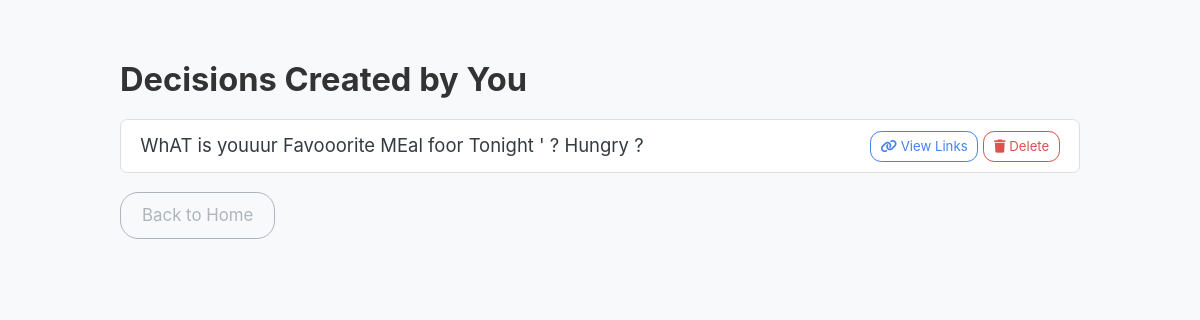
The app's page /creator/Paul-McKay, older data.
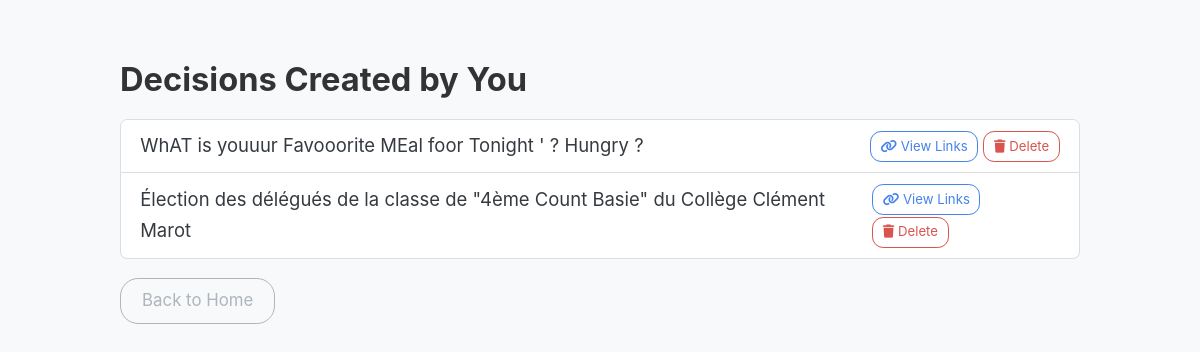
The same page, newer data.
### app/models.py (models this page shows)
class DecisionInstance(db.Model):
    id = db.Column(db.String(8), primary_key=True, default=generate_id)
    name = db.Column(db.String(100))
    scale = db.Column(db.String(200))  # comma-separated scale labels
    creator_id = db.Column(db.String(100))

### app/routes.py (the view)
@app.route("/creator/<creator_id>")
def creator_dashboard(creator_id):
    decisions = DecisionInstance.query.filter_by(creator_id=creator_id).all()
    return render_template("creator_dashboard.html", decisions=decisions)

### app/templates/creator_dashboard.html (shortened to what this page needs)
<!DOCTYPE html>
<html lang="en">
<head>
    <link href="https://cdn.jsdelivr.net/npm/bootswatch@5.3.0/dist/litera/bootstrap.min.css" rel="stylesheet">
    <link rel="stylesheet" href="{{ url_for('static', filename='style.css') }}">
    <link rel="stylesheet" href="https://cdnjs.cloudflare.com/ajax/libs/font-awesome/6.5.0/css/all.min.css">
</head>
<body class="bg-light">
<div class="container py-5">
    <h2>Decisions Created by You</h2>
    {% if decisions %}
        <ul class="list-group">
        {% for d in decisions %}
            <li class="list-group-item d-flex justify-content-between align-items-center">
                {{ d.name }}
                <div>
                <a href="/share/{{ d.id }}" class="btn btn-sm btn-outline-primary">
                    <i class="fa-solid fa-link"></i> View Links
                </a>
                <button class="btn btn-sm btn-outline-danger" onclick="confirmDelete('{{ d.id }}')">
                    <i class="fa-solid fa-trash"></i> Delete
                </button>
                </div>
            </li>
        {% endfor %}
        </ul>
    {% else %}
        <p>No decisions found for this creator ID.</p>
    {% endif %}
    <a href="/" class="btn btn-outline-secondary mt-3">Back to Home</a>
</div>
</body>
</html>

### app/static/style.css (style rules this page uses)
body { background: #fdfdfd; font-family: 'Inter', sans-serif; font-size: 1.1rem; line-height: 1.7; color: #333; margin: 0; padding: 0; zoom: 1.2; }
.container { max-width: 80%; margin: auto; padding: 1.5rem 0; }
h1, h2, h3 { font-weight: 700; margin-bottom: 1rem; line-height: 1.3; }
h2 { font-size: 1.7rem; }

Row changes from the older to the newer data that the page shows:
added DecisionInstance: name "Élection des délégués de la classe de \"4ème Count Basie\" du Collège Clément Marot"
